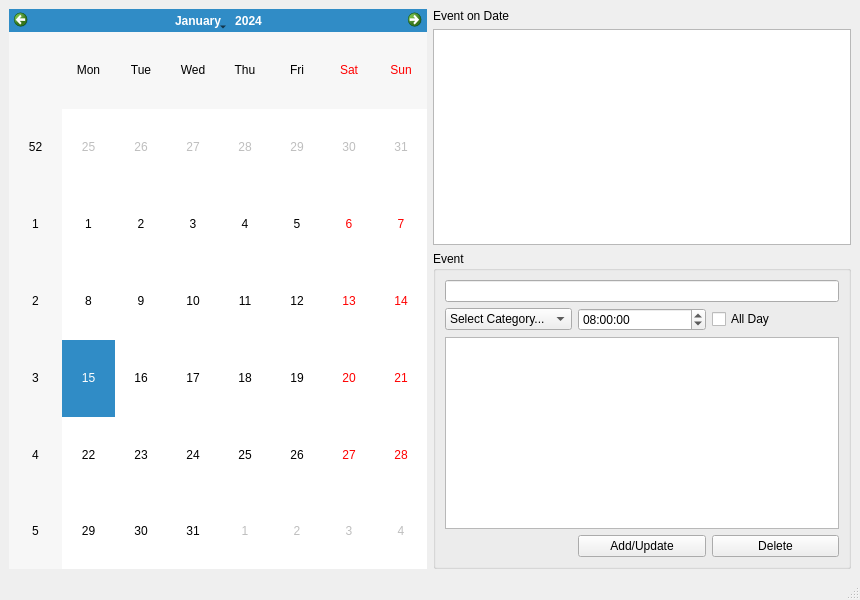
<?xml version="1.0" encoding="UTF-8"?>
<ui version="4.0">
 <class>MainWindow</class>
 <widget class="QMainWindow" name="MainWindow">
  <property name="geometry">
   <rect>
    <x>0</x>
    <y>0</y>
    <width>860</width>
    <height>600</height>
   </rect>
  </property>
  <property name="windowTitle">
   <string>My Calendar App</string>
  </property>
  <widget class="QWidget" name="centralwidget">
   <layout class="QHBoxLayout" name="horizontalLayout">
    <item>
     <widget class="QCalendarWidget" name="calendar">
      <property name="sizePolicy">
       <sizepolicy hsizetype="Expanding" vsizetype="Expanding">
        <horstretch>0</horstretch>
        <verstretch>0</verstretch>
       </sizepolicy>
      </property>
     </widget>
    </item>
    <item>
     <layout class="QVBoxLayout" name="verticalLayout">
      <item>
       <widget class="QLabel" name="label">
        <property name="text">
         <string>Event on Date</string>
        </property>
       </widget>
      </item>
      <item>
       <widget class="QListWidget" name="event_list"/>
      </item>
      <item>
       <widget class="QGroupBox" name="groupBox">
        <property name="title">
         <string>Event</string>
        </property>
        <layout class="QGridLayout" name="gridLayout">
         <item row="2" column="1">
          <widget class="QTimeEdit" name="event_time">
           <property name="time">
            <time>
             <hour>8</hour>
             <minute>0</minute>
             <second>0</second>
            </time>
           </property>
          </widget>
         </item>
         <item row="4" column="0" colspan="3">
          <widget class="QTextEdit" name="event_detail"/>
         </item>
         <item row="2" column="2">
          <widget class="QCheckBox" name="allday_check">
           <property name="text">
            <string>All Day</string>
           </property>
          </widget>
         </item>
         <item row="2" column="0">
          <widget class="QComboBox" name="event_category">
           <item>
            <property name="text">
             <string>Select Category...</string>
            </property>
           </item>
           <item>
            <property name="text">
             <string>New...</string>
            </property>
           </item>
           <item>
            <property name="text">
             <string>Work</string>
            </property>
           </item>
           <item>
            <property name="text">
             <string>Doctor</string>
            </property>
           </item>
           <item>
            <property name="text">
             <string>Meeting</string>
            </property>
           </item>
          </widget>
         </item>
         <item row="0" column="0" colspan="3">
          <widget class="QLineEdit" name="event_title"/>
         </item>
         <item row="5" column="1">
          <widget class="QPushButton" name="add_button">
           <property name="text">
            <string>Add/Update</string>
           </property>
          </widget>
         </item>
         <item row="5" column="2">
          <widget class="QPushButton" name="del_button">
           <property name="text">
            <string>Delete</string>
           </property>
          </widget>
         </item>
        </layout>
       </widget>
      </item>
     </layout>
    </item>
   </layout>
  </widget>
  <widget class="QMenuBar" name="menubar">
   <property name="geometry">
    <rect>
     <x>0</x>
     <y>0</y>
     <width>860</width>
     <height>34</height>
    </rect>
   </property>
  </widget>
  <widget class="QStatusBar" name="statusbar"/>
 </widget>
 <resources/>
 <connections>
  <connection>
   <sender>allday_check</sender>
   <signal>toggled(bool)</signal>
   <receiver>event_time</receiver>
   <slot>setDisabled(bool)</slot>
   <hints>
    <hint type="sourcelabel">
     <x>789</x>
     <y>330</y>
    </hint>
    <hint type="destinationlabel">
     <x>673</x>
     <y>330</y>
    </hint>
   </hints>
  </connection>
 </connections>
</ui>
